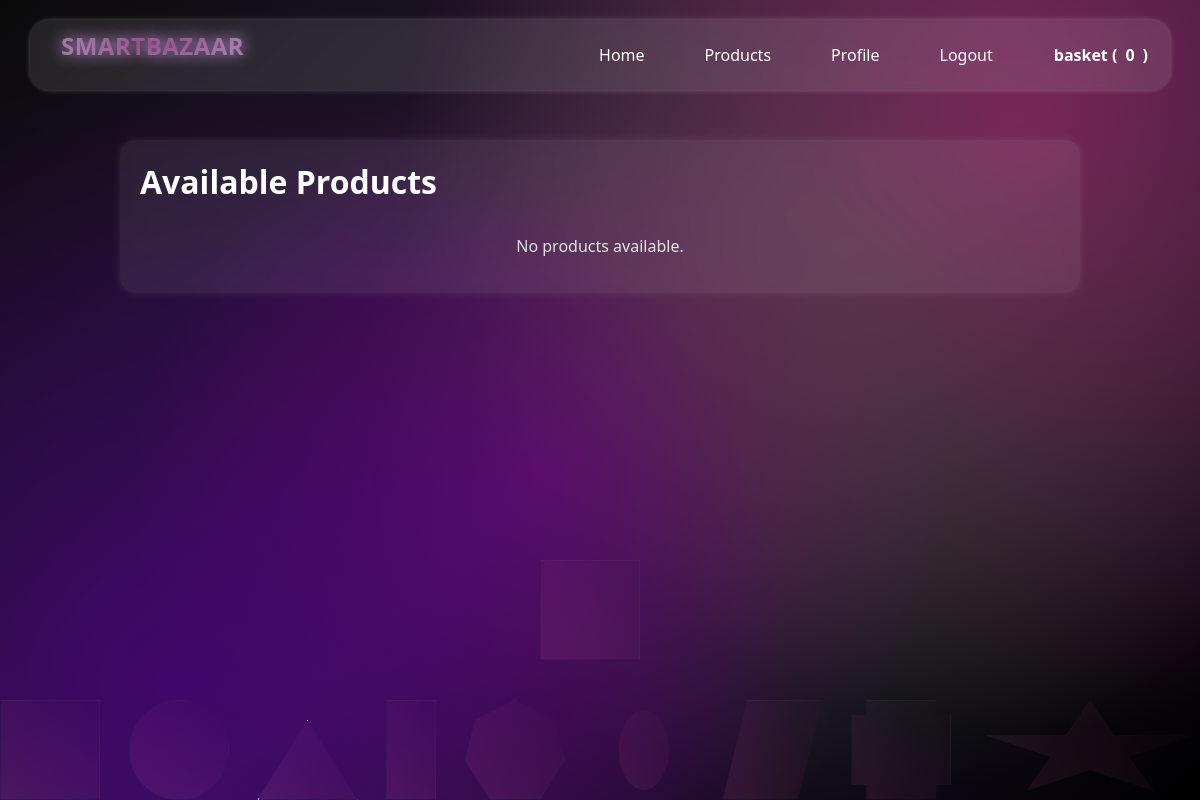
The app's page /Products/Products/ (signed in), older data.
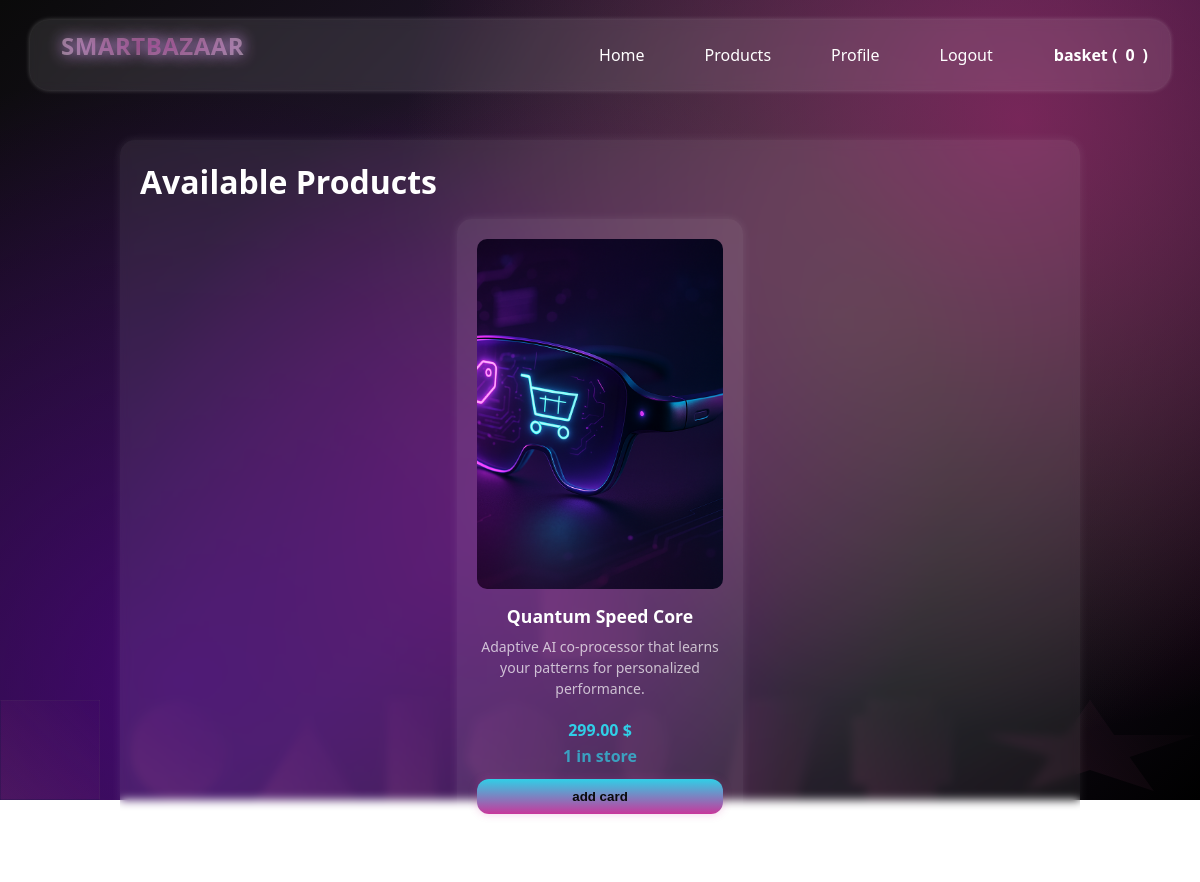
The same page, newer data.
### products/models.py (models this page shows, shortened)
class Product(models.Model):
    name = models.CharField(max_length=40)
    short_description = models.CharField(max_length=100)
    price = models.DecimalField(max_digits=10, decimal_places=2)
    stock = models.PositiveIntegerField(default=0)
    is_available = models.BooleanField(default=True)
    created_at = models.DateTimeField(auto_now_add=True)
    image = models.ImageField(upload_to='product_images/', blank=True, null=True)

### products/views.py (the view)
# urls.py: path('Products/', ProductListView.as_view(), name='product_list'),
class ProductListView(LoginRequiredMixin, ListView):
    model = Product
    queryset = Product.objects.filter(is_available=True)
    template_name = 'products/product_list.html'
    context_object_name = 'products'

### cart/cart.py (called while the page is built, shortened)
    def __iter__(self):
        product_ids = self.cart.keys()
        products = Product.objects.filter(id__in=product_ids, is_available=True)
        pmap = {str(p.id): p for p in products}

    def totals(self):
        subtotal = sum(i["line_total"] for i in self)
        return {"subtotal": subtotal, "grand_total": subtotal}

    def count(self):
        return sum(int(i["qty"]) for i in self.cart.values())

### cart/context_processors.py (called while the page is built)
def cart_context(request):
    cart = Cart(request)
    return {"cart_count": cart.count(), "cart_totals": cart.totals()}

### products/templates/products/product_list.html (shortened to what this page needs)
{% load static %}
<!DOCTYPE html>
<html lang="en">
  <head>
    <link rel="stylesheet" href="{% static 'products/style.css' %}" />
  </head>
  <body>
    <section class="animation_bg">
      <div></div>
      <div></div>
      <div></div>
      <div></div>
      <div></div>
      <div></div>
      <div></div>
      <div></div>
      <div></div>
      <div></div>
    </section>
    <nav>
      <div class="nav">
        <div class="Logo">
          <h1>SmartBazaar</h1>
        </div>
        <div>
          <ul>
            <li><a href="{% url 'home' %}">Home</a></li>
            <li><a href="{% url 'product_list' %}">Products</a></li>
            <li><a href="{% url 'profile' %}">Profile</a></li>
            <li><a href="{% url 'logout' %}">Logout</a></li>
            <li>
              <a class="btn btn-outline-light" href="{% url 'cart_detail' %}">
                basket (<span>{{ cart_count|default:0 }}</span>)
              </a>
            </li>
          </ul>
        </div>
      </div>
    </nav>
    <section class="products-wrap">
      <div class="products-card">
        <h2 class="products-title">Available Products</h2>
        {% if products %}
        <div class="products-grid">
          {% for product in products %}
          <article class="product-card">
            {% if product.image %}
            <img src="{{ product.image.url }}" alt="{{ product.name }}"
              class="product-image" /> {% else %}
            <div class="product-placeholder">No Image</div>
            {% endif %}
            <h3 class="product-name">{{ product.name }}</h3>
            <p class="product-desc">{{ product.short_description }}</p>
            <p class="product-price">{{ product.price }} $</p>
            <p class="product-stock">{{ product.stock }} in store</p>
            <form method="post" action="{% url 'cart_add' product.id %}"
              class="product-form">
              <button class="btn-add">add card</button>
            </form>
          </article>
          {% empty %}
          <p class="empty-msg">No products available.</p>
          {% endfor %}
        </div>
        {% else %}
        <p class="empty-msg">No products available.</p>
        {% endif %}
      </div>
    </section>
  </body>
</html>

Row changes from the older to the newer data that the page shows:
added Product: image (picture), name "Quantum Speed Core", short_description "Adaptive AI co-processor that learns your patterns for personalized performance.", price "299.00", stock "1"
Text that changed along with them:
text no longer shown: "No products available."
